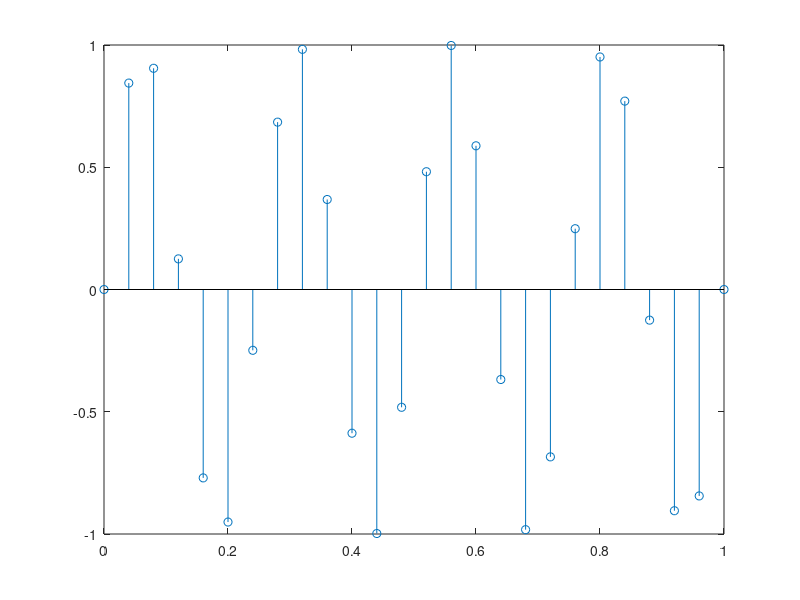

MATLAB code to generate this figure:
T = 1/25;
freq = 4;
mag = 1;
signal = 0:T:1;

waveform = mag*sin(2*pi*freq*signal);

% sample the waveform
stem(signal, waveform);